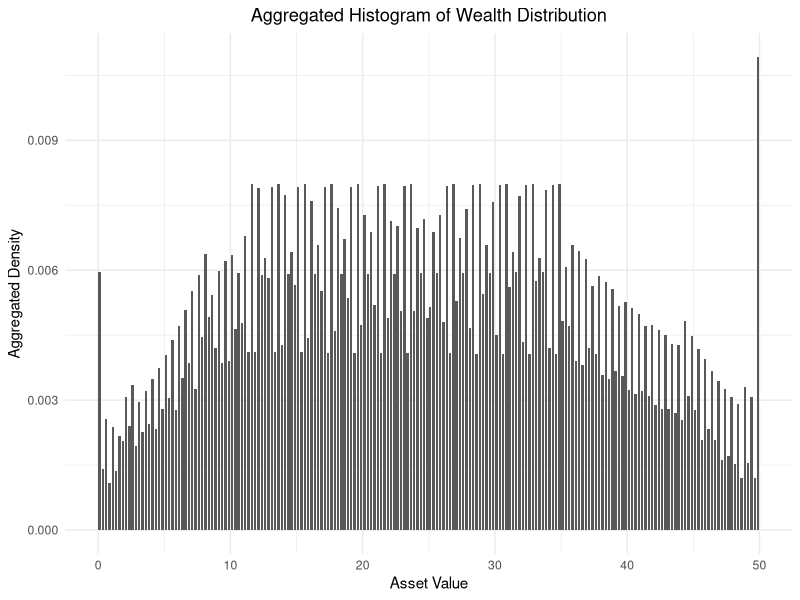
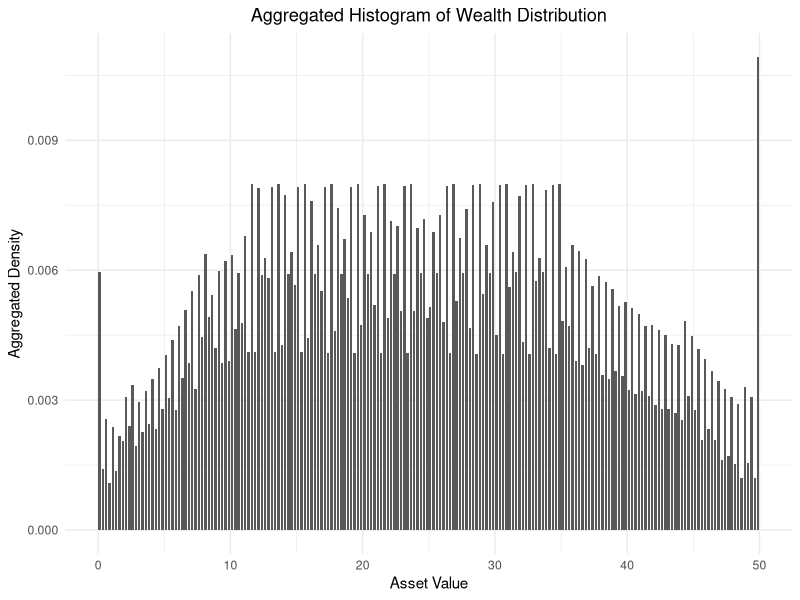

These figures' R source, in order:
# Load necessary library
library(ggplot2)
library(dplyr)

# Read data from the CSV file
data <- read.csv("output/wealth_distribution.csv")

# Aggregate data into fewer bins
# For example, create 10 bins from the range of asset values
data$bin <- cut(data$asset, breaks = 200, labels = FALSE)  # Assign each asset to a bin

# Sum densities within each bin
aggregated_data <- data %>%
  group_by(bin) %>%
  summarise(
    bin_density = sum(density),  # Sum of densities in each bin
    bin_asset = mean(asset)      # Mean asset value for label
  )

# Create the plot using ggplot2 with aggregated data
plot_g <- ggplot(aggregated_data, aes(x = bin_asset, y = bin_density)) +
  geom_col() +  # Still using geom_col because we manually aggregate densities
  theme_minimal() +
  labs(title = "Aggregated Histogram of Wealth Distribution",
       x = "Asset Value",
       y = "Aggregated Density") +
  theme(plot.title = element_text(hjust = 0.5))

# Print the plot
print(plot_g)

# Check if the directory 'plots' exists, if not, create it
if (!dir.exists("plots")) {
  dir.create("plots")
}

# Save the plot
ggsave(filename = "plots/aggregated_wealth_distribution_histogram.png", plot = plot_g, width = 10, height = 6, dpi = 300)
